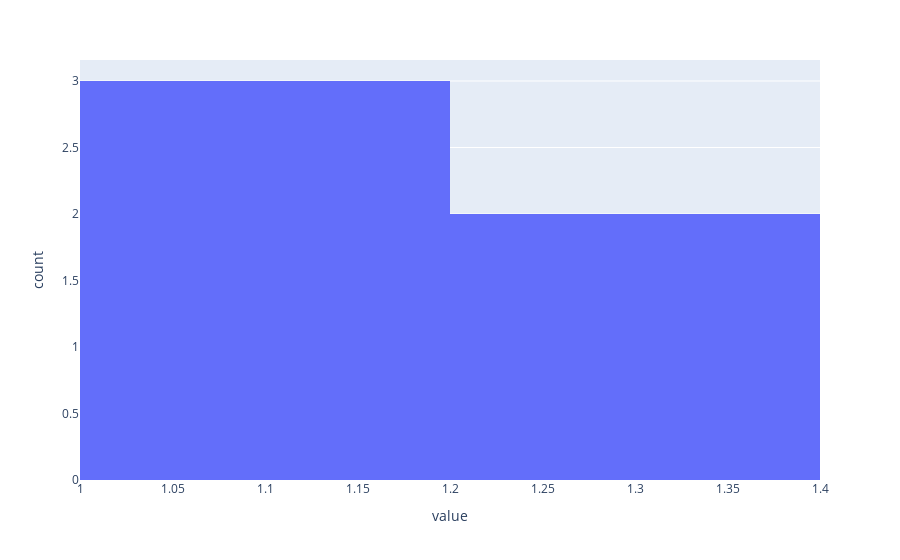

The code cell stored with this chart in its notebook:
### Code cell
hist(write_out.norm(dim=-1))

### Figure 1 — Plotly figure (JSON) as saved in the notebook; plotly's stock layout.template omitted (floating-point values rounded to 4 significant figures)
{"data": [{"alignmentgroup": "True", "bingroup": "x", "hovertemplate": "variable=0<br>value=%{x}<br>count=%{y}<extra></extra>", "legendgroup": "0", "marker": {"color": "#636efa", "pattern": {"shape": ""}}, "name": "0", "offsetgroup": "0", "orientation": "v", "showlegend": true, "type": "histogram", "x": [1.385, 1.157, 1.146, 1.395, 1.049], "xaxis": "x", "yaxis": "y"}], "layout": {"barmode": "relative", "legend": {"title": {"text": "variable"}, "tracegroupgap": 0}, "margin": {"t": 60}, "showlegend": false, "xaxis": {"anchor": "y", "domain": [0, 1], "title": {"text": "value"}}, "yaxis": {"anchor": "x", "domain": [0, 1], "title": {"text": "count"}}}}
